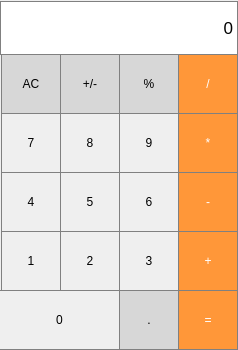
<?xml version="1.0" encoding="UTF-8"?>
<ui version="4.0">
 <class>MainWindow</class>
 <widget class="QMainWindow" name="MainWindow">
  <property name="geometry">
   <rect>
    <x>0</x>
    <y>0</y>
    <width>238</width>
    <height>350</height>
   </rect>
  </property>
  <property name="windowTitle">
   <string>MainWindow</string>
  </property>
  <widget class="QWidget" name="centralwidget">
   <widget class="QLabel" name="result_show">
    <property name="geometry">
     <rect>
      <x>0</x>
      <y>1</y>
      <width>238</width>
      <height>54</height>
     </rect>
    </property>
    <property name="font">
     <font>
      <pointsize>13</pointsize>
     </font>
    </property>
    <property name="layoutDirection">
     <enum>Qt::LeftToRight</enum>
    </property>
    <property name="styleSheet">
     <string notr="true">QLabel {
  qproperty-alignment: 'AlignVCenter | AlignRight';
  border: 1px solid gray;
background-color : white;
}
</string>
    </property>
    <property name="text">
     <string>0</string>
    </property>
    <property name="alignment">
     <set>Qt::AlignRight|Qt::AlignTrailing|Qt::AlignVCenter</set>
    </property>
    <property name="indent">
     <number>-1</number>
    </property>
   </widget>
   <widget class="QPushButton" name="pushButton_ac">
    <property name="geometry">
     <rect>
      <x>1</x>
      <y>54</y>
      <width>60</width>
      <height>60</height>
     </rect>
    </property>
    <property name="styleSheet">
     <string notr="true">QPushButton {
  background-color: rgb(215, 215, 215);
  border: 1px solid gray;
}
QPushButton:pressed {
    background-color: qlineargradient(x1: 0, y1: 0, x2: 0, y2: 1,
                                      stop: 0 #BEBEBE, stop: 1 #D7D7D7);
}</string>
    </property>
    <property name="text">
     <string>AC</string>
    </property>
   </widget>
   <widget class="QPushButton" name="pushButton_percent">
    <property name="geometry">
     <rect>
      <x>119</x>
      <y>54</y>
      <width>60</width>
      <height>60</height>
     </rect>
    </property>
    <property name="styleSheet">
     <string notr="true">QPushButton {
  background-color: rgb(215, 215, 215);
  border: 1px solid gray;
}
QPushButton:pressed {
    background-color: qlineargradient(x1: 0, y1: 0, x2: 0, y2: 1,
                                      stop: 0 #BEBEBE, stop: 1 #D7D7D7);
}</string>
    </property>
    <property name="text">
     <string>%</string>
    </property>
   </widget>
   <widget class="QPushButton" name="pushButton_divide">
    <property name="geometry">
     <rect>
      <x>178</x>
      <y>54</y>
      <width>60</width>
      <height>60</height>
     </rect>
    </property>
    <property name="styleSheet">
     <string notr="true">QPushButton {
  background-color: rgb(255, 151, 57);
  color: white; 
  border: 1px solid gray;
}

QPushButton:pressed {
    background-color: qlineargradient(x1: 0, y1: 0, x2: 0, y2: 1,
                                      stop: 0 #FF7832, stop: 1 #FF9739);
}</string>
    </property>
    <property name="text">
     <string>/</string>
    </property>
   </widget>
   <widget class="QPushButton" name="pushButton_multiply">
    <property name="geometry">
     <rect>
      <x>178</x>
      <y>113</y>
      <width>60</width>
      <height>60</height>
     </rect>
    </property>
    <property name="styleSheet">
     <string notr="true">QPushButton {
  background-color: rgb(255, 151, 57);
  color: white; 
  border: 1px solid gray;
}

QPushButton:pressed {
    background-color: qlineargradient(x1: 0, y1: 0, x2: 0, y2: 1,
                                      stop: 0 #FF7832, stop: 1 #FF9739);
}</string>
    </property>
    <property name="text">
     <string>*</string>
    </property>
   </widget>
   <widget class="QPushButton" name="pushButton_7">
    <property name="geometry">
     <rect>
      <x>1</x>
      <y>113</y>
      <width>60</width>
      <height>60</height>
     </rect>
    </property>
    <property name="styleSheet">
     <string notr="true">QPushButton {
   border: 1px solid gray;
}
QPushButton:pressed {
    background-color: qlineargradient(x1: 0, y1: 0, x2: 0, y2: 1,
                                      stop: 0 #dadbde, stop: 1 #f6f7fa);
}</string>
    </property>
    <property name="text">
     <string>7</string>
    </property>
   </widget>
   <widget class="QPushButton" name="pushButton_8">
    <property name="geometry">
     <rect>
      <x>60</x>
      <y>113</y>
      <width>60</width>
      <height>60</height>
     </rect>
    </property>
    <property name="styleSheet">
     <string notr="true">QPushButton {
   border: 1px solid gray;
}
QPushButton:pressed {
    background-color: qlineargradient(x1: 0, y1: 0, x2: 0, y2: 1,
                                      stop: 0 #dadbde, stop: 1 #f6f7fa);
}</string>
    </property>
    <property name="text">
     <string>8</string>
    </property>
   </widget>
   <widget class="QPushButton" name="pushButton_9">
    <property name="geometry">
     <rect>
      <x>119</x>
      <y>113</y>
      <width>60</width>
      <height>60</height>
     </rect>
    </property>
    <property name="styleSheet">
     <string notr="true">QPushButton {
   border: 1px solid gray;
}
QPushButton:pressed {
    background-color: qlineargradient(x1: 0, y1: 0, x2: 0, y2: 1,
                                      stop: 0 #dadbde, stop: 1 #f6f7fa);
}</string>
    </property>
    <property name="text">
     <string>9</string>
    </property>
   </widget>
   <widget class="QPushButton" name="pushButton_minus">
    <property name="geometry">
     <rect>
      <x>178</x>
      <y>172</y>
      <width>60</width>
      <height>60</height>
     </rect>
    </property>
    <property name="styleSheet">
     <string notr="true">QPushButton {
  background-color: rgb(255, 151, 57);
  color: white; 
  border: 1px solid gray;
}

QPushButton:pressed {
    background-color: qlineargradient(x1: 0, y1: 0, x2: 0, y2: 1,
                                      stop: 0 #FF7832, stop: 1 #FF9739);
}</string>
    </property>
    <property name="text">
     <string>-</string>
    </property>
   </widget>
   <widget class="QPushButton" name="pushButton_6">
    <property name="geometry">
     <rect>
      <x>119</x>
      <y>172</y>
      <width>60</width>
      <height>60</height>
     </rect>
    </property>
    <property name="styleSheet">
     <string notr="true">QPushButton {
   border: 1px solid gray;
}
QPushButton:pressed {
    background-color: qlineargradient(x1: 0, y1: 0, x2: 0, y2: 1,
                                      stop: 0 #dadbde, stop: 1 #f6f7fa);
}</string>
    </property>
    <property name="text">
     <string>6</string>
    </property>
   </widget>
   <widget class="QPushButton" name="pushButton_2">
    <property name="geometry">
     <rect>
      <x>60</x>
      <y>231</y>
      <width>60</width>
      <height>60</height>
     </rect>
    </property>
    <property name="styleSheet">
     <string notr="true">QPushButton {
   border: 1px solid gray;
}
QPushButton:pressed {
    background-color: qlineargradient(x1: 0, y1: 0, x2: 0, y2: 1,
                                      stop: 0 #dadbde, stop: 1 #f6f7fa);
}</string>
    </property>
    <property name="text">
     <string>2</string>
    </property>
   </widget>
   <widget class="QPushButton" name="pushButton_4">
    <property name="geometry">
     <rect>
      <x>1</x>
      <y>172</y>
      <width>60</width>
      <height>60</height>
     </rect>
    </property>
    <property name="styleSheet">
     <string notr="true">QPushButton {
   border: 1px solid gray;
}
QPushButton:pressed {
    background-color: qlineargradient(x1: 0, y1: 0, x2: 0, y2: 1,
                                      stop: 0 #dadbde, stop: 1 #f6f7fa);
}</string>
    </property>
    <property name="text">
     <string>4</string>
    </property>
   </widget>
   <widget class="QPushButton" name="pushButton_5">
    <property name="geometry">
     <rect>
      <x>60</x>
      <y>172</y>
      <width>60</width>
      <height>60</height>
     </rect>
    </property>
    <property name="styleSheet">
     <string notr="true">QPushButton {
   border: 1px solid gray;
}
QPushButton:pressed {
    background-color: qlineargradient(x1: 0, y1: 0, x2: 0, y2: 1,
                                      stop: 0 #dadbde, stop: 1 #f6f7fa);
}</string>
    </property>
    <property name="text">
     <string>5</string>
    </property>
   </widget>
   <widget class="QPushButton" name="pushButton_1">
    <property name="geometry">
     <rect>
      <x>1</x>
      <y>231</y>
      <width>60</width>
      <height>60</height>
     </rect>
    </property>
    <property name="styleSheet">
     <string notr="true">QPushButton {
   border: 1px solid gray;
}
QPushButton:pressed {
    background-color: qlineargradient(x1: 0, y1: 0, x2: 0, y2: 1,
                                      stop: 0 #dadbde, stop: 1 #f6f7fa);
}</string>
    </property>
    <property name="text">
     <string>1</string>
    </property>
   </widget>
   <widget class="QPushButton" name="pushButton_3">
    <property name="geometry">
     <rect>
      <x>119</x>
      <y>231</y>
      <width>60</width>
      <height>60</height>
     </rect>
    </property>
    <property name="styleSheet">
     <string notr="true">QPushButton {
   border: 1px solid gray;
}
QPushButton:pressed {
    background-color: qlineargradient(x1: 0, y1: 0, x2: 0, y2: 1,
                                      stop: 0 #dadbde, stop: 1 #f6f7fa);
}</string>
    </property>
    <property name="text">
     <string>3</string>
    </property>
   </widget>
   <widget class="QPushButton" name="pushButton_plus">
    <property name="geometry">
     <rect>
      <x>178</x>
      <y>231</y>
      <width>60</width>
      <height>60</height>
     </rect>
    </property>
    <property name="styleSheet">
     <string notr="true">QPushButton {
  background-color: rgb(255, 151, 57);
  color: white; 
  border: 1px solid gray;
}

QPushButton:pressed {
    background-color: qlineargradient(x1: 0, y1: 0, x2: 0, y2: 1,
                                      stop: 0 #FF7832, stop: 1 #FF9739);
}</string>
    </property>
    <property name="text">
     <string>+</string>
    </property>
   </widget>
   <widget class="QPushButton" name="pushButton_result">
    <property name="geometry">
     <rect>
      <x>178</x>
      <y>290</y>
      <width>60</width>
      <height>60</height>
     </rect>
    </property>
    <property name="styleSheet">
     <string notr="true">QPushButton {
  background-color: rgb(255, 151, 57);
  color: white; 
  border: 1px solid gray;
}

QPushButton:pressed {
    background-color: qlineargradient(x1: 0, y1: 0, x2: 0, y2: 1,
                                      stop: 0 #FF7832, stop: 1 #FF9739);
}</string>
    </property>
    <property name="text">
     <string>=</string>
    </property>
   </widget>
   <widget class="QPushButton" name="pushButton_point">
    <property name="geometry">
     <rect>
      <x>119</x>
      <y>290</y>
      <width>60</width>
      <height>60</height>
     </rect>
    </property>
    <property name="styleSheet">
     <string notr="true">QPushButton {
  background-color: rgb(215, 215, 215);
  border: 1px solid gray;
}
QPushButton:pressed {
    background-color: qlineargradient(x1: 0, y1: 0, x2: 0, y2: 1,
                                      stop: 0 #BEBEBE, stop: 1 #D7D7D7);
}</string>
    </property>
    <property name="text">
     <string>.</string>
    </property>
   </widget>
   <widget class="QPushButton" name="pushButton_plus_minus">
    <property name="geometry">
     <rect>
      <x>60</x>
      <y>54</y>
      <width>60</width>
      <height>60</height>
     </rect>
    </property>
    <property name="styleSheet">
     <string notr="true">QPushButton {
  background-color: rgb(215, 215, 215);
  border: 1px solid gray;
}
QPushButton:pressed {
    background-color: qlineargradient(x1: 0, y1: 0, x2: 0, y2: 1,
                                      stop: 0 #BEBEBE, stop: 1 #D7D7D7);
}</string>
    </property>
    <property name="text">
     <string>+/-</string>
    </property>
   </widget>
   <widget class="QPushButton" name="pushButton_0">
    <property name="geometry">
     <rect>
      <x>-1</x>
      <y>290</y>
      <width>121</width>
      <height>60</height>
     </rect>
    </property>
    <property name="styleSheet">
     <string notr="true">QPushButton {
   border: 1px solid gray;
}
QPushButton:pressed {
    background-color: qlineargradient(x1: 0, y1: 0, x2: 0, y2: 1,
                                      stop: 0 #dadbde, stop: 1 #f6f7fa);
}</string>
    </property>
    <property name="text">
     <string>0</string>
    </property>
   </widget>
  </widget>
 </widget>
 <resources/>
 <connections/>
</ui>
